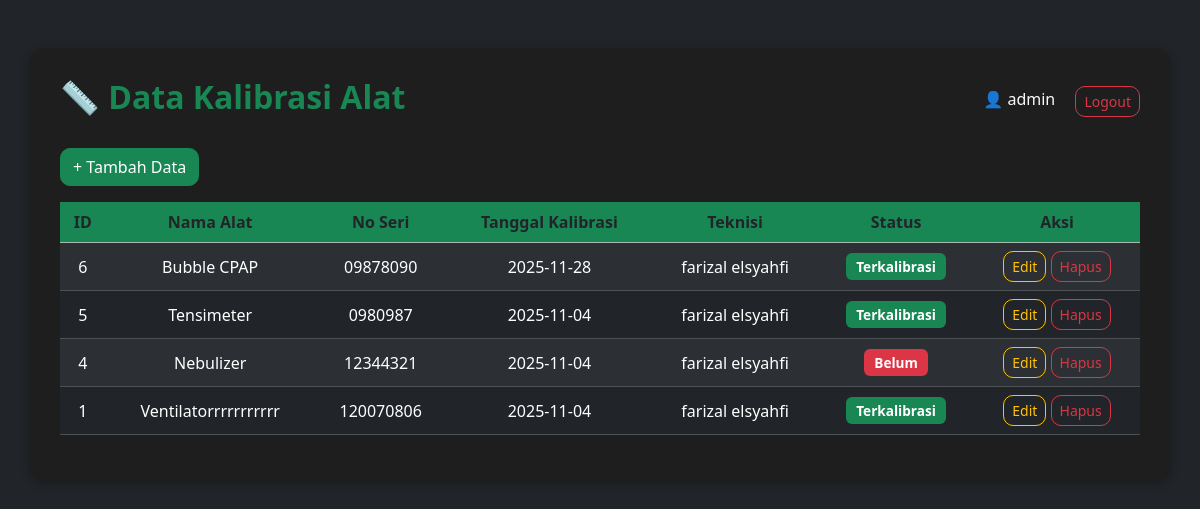
/index.php (signed in), run on the app's committed database.
### tables this page shows
CREATE TABLE `alat` (
  `id` int(11) NOT NULL,
  `nama_alat` varchar(100) DEFAULT NULL,
  `no_seri` varchar(100) DEFAULT NULL,
  `tanggal_kalibrasi` date DEFAULT NULL,
  `teknisi` varchar(100) DEFAULT NULL,
  `status` varchar(50) DEFAULT NULL
);

### index.php (the view, shortened to what this page needs)
<?php
include 'config.php';
?>
<!DOCTYPE html>
<html lang="id">
<head>
  <link href="https://cdn.jsdelivr.net/npm/bootstrap@5.3.2/dist/css/bootstrap.min.css" rel="stylesheet">
  <link rel="stylesheet" href="css/style.css">
</head>
<body class="bg-dark text-light">
<div class="container mt-5">
  <div class="d-flex justify-content-between align-items-center mb-4">
    <h2 class="text-success">📏 Data Kalibrasi Alat</h2>
    <div>
      <span class="me-3 text-light">👤 <?= $_SESSION['login_user']; ?></span>
      <a href="logout.php" class="btn btn-outline-danger btn-sm">Logout</a>
    </div>
  </div>
  <a href="add.php" class="btn btn-success mb-3">+ Tambah Data</a>
  <table class="table table-dark table-striped table-hover">
    <thead class="table-success">
      <tr>
        <th class="bg-success text-dark">ID</th>
        <th class="bg-success text-dark">Nama Alat</th>
        <th class="bg-success text-dark">No Seri</th>
        <th class="bg-success text-dark">Tanggal Kalibrasi</th>
        <th class="bg-success text-dark">Teknisi</th>
        <th class="bg-success text-dark">Status</th>
        <th class="bg-success text-dark">Aksi</th>
      </tr>
    </thead>
    <tbody>
      <?php
      $result = $conn->query("SELECT * FROM alat ORDER BY id DESC");
      while ($row = $result->fetch_assoc()):
      ?>
      <tr>
        <td><?= $row['id']; ?></td>
        <td><?= $row['nama_alat']; ?></td>
        <td><?= $row['no_seri']; ?></td>
        <td><?= $row['tanggal_kalibrasi']; ?></td>
        <td><?= $row['teknisi']; ?></td>
        <td>
          <?php
          $badge_class = '';
          if ($row['status'] == 'Terkalibrasi') {
            $badge_class = 'bg-success';
          } elseif ($row['status'] == 'Proses') {
            $badge_class = 'bg-warning text-dark';
          } else {
            $badge_class = 'bg-danger';
          }
          ?>
          <span class="badge <?= $badge_class; ?>"><?= $row['status']; ?></span>
        </td>
        <td>
          <a href="edit.php?id=<?= $row['id']; ?>" class="btn btn-outline-warning btn-sm">Edit</a>
          <a href="delete.php?id=<?= $row['id']; ?>" class="btn btn-outline-danger btn-sm" onclick="return confirm('Yakin hapus data ini?')">Hapus</a>
        </td>
      </tr>
      <?php endwhile; ?>
    </tbody>
  </table>
</div>
</body>
</html>

### css/style.css (style rules this page uses)
body { background-color: #121212; font-family: 'Segoe UI', sans-serif; color: #ffffff; }
h2, h3 { color: #198754; font-weight: bold; }
.table th, .table td { vertical-align: middle; text-align: center; }
.btn { border-radius: 10px; }
.container { background: #1e1e1e; padding: 30px; border-radius: 15px; box-shadow: 0 2px 10px rgba(0,0,0,0.3); }
.table-dark { background-color: #1e1e1e; }
.table-striped>tbody>tr:nth-of-type(odd)>* { background-color: #2d2d2d; }
.badge { font-size: 0.85em; padding: 0.5em 0.75em; }

### data on the page
alat: id "6", nama_alat "Bubble CPAP", no_seri "09878090", tanggal_kalibrasi "2025-11-28", teknisi "farizal elsyahfi", status "Terkalibrasi"
alat: id "5", nama_alat "Tensimeter", no_seri "0980987", tanggal_kalibrasi "2025-11-04", teknisi "farizal elsyahfi", status "Terkalibrasi"
alat: id "4", nama_alat "Nebulizer", no_seri "12344321", tanggal_kalibrasi "2025-11-04", teknisi "farizal elsyahfi", status "Belum"
alat: id "1", nama_alat "Ventilatorrrrrrrrrrr", no_seri "120070806", tanggal_kalibrasi "2025-11-04", teknisi "farizal elsyahfi", status "Terkalibrasi"

### other printed values
$_SESSION['login_user'] "admin"
